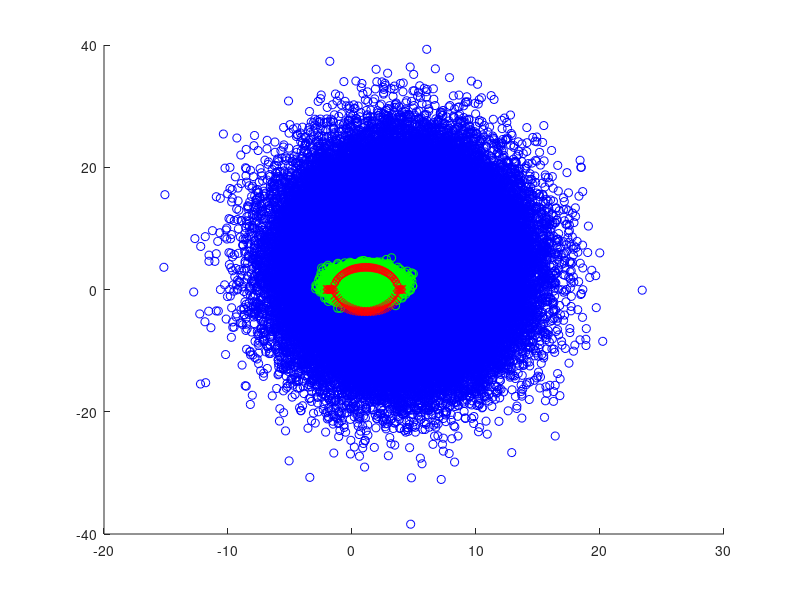

The MATLAB source for this figure:
clear all;
close all;
clc

B = dlmread('SetB.txt');            %Load SetA into Matrix A (2E^5 x 2)
xClass1 = B(1:60000,1);             %Reads first column of A, class 1 into x
xClass2 = B(60001:200000,1);        %Reads first column of A, class 2 into x
yClass1 = B(1:60000,2);             %Reads second column of A, class 1 into y
yClass2 = B(60001:200000,2);        %Reads second column of A, class 2 into yx1 = linspace(-10,10,50);
x1 = linspace(-2,4,50);
x2 = linspace(-5,5,50);
x3 = linspace(-2,4,50);
x4 = linspace(-5,5,50);
x2 = sqrt(-.375 .* x1 .* x1 + .5*x2 + 2.886) / .4375;
x4 = -1 * sqrt(-.375 .* x3 .* x3 + .5*x4 + 2.886) / .4375;
scatter(xClass2,yClass2, 'b')
hold on
scatter(xClass1,yClass1, 'g')
hold on
plot(x1,x2,'rd--')
hold on
plot(x3,x4,'rx--')